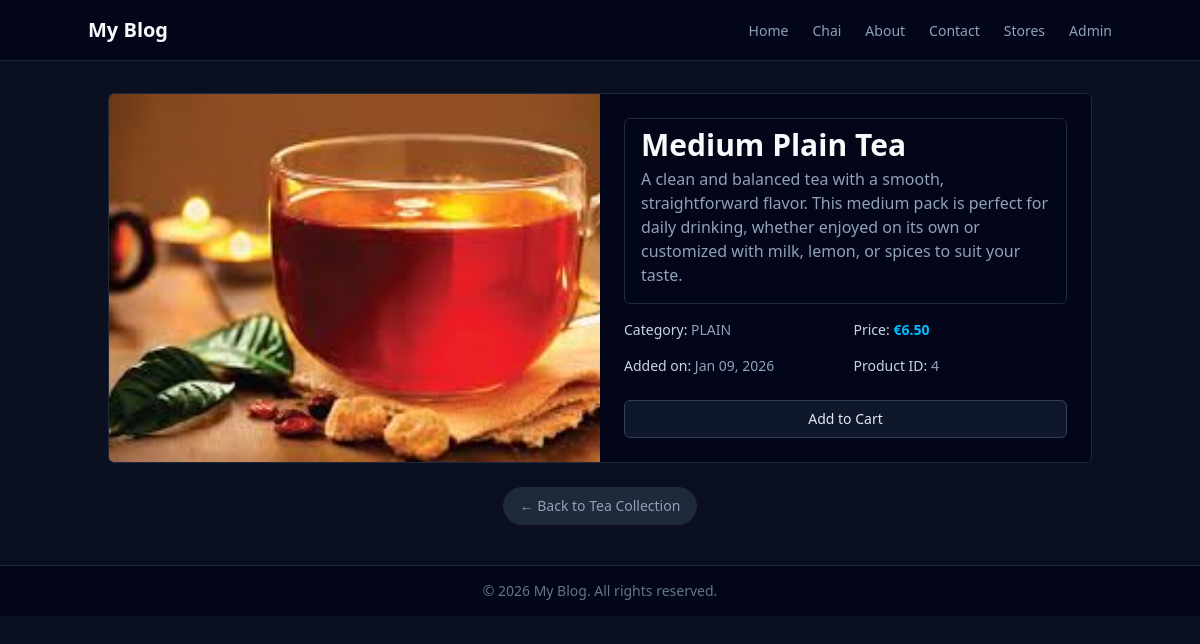
The page /chai/4/ on the database its author committed.
### chai/models.py (models this page shows, shortened)
class ChaiVariety(models.Model):
  CHAI_TYPE_CHOICE = [
    ('ML', "MASALA"),
    ('GR', "GINGER"),
    ('KL', "KIWI"),
    ('PL', "PLAIN"),
    ('EL', "ELAICHI"),
  ]
  name = models.CharField(max_length=100)
  image = models.ImageField(upload_to="chai/")
  date_added = models.DateTimeField(default=timezone.now)
  type = models.CharField(max_length=2, choices=CHAI_TYPE_CHOICE)
  price = models.DecimalField(max_digits=4,decimal_places=2, default=0.00)
  description = models.TextField(default="")

### chai/views.py (the view)
# urls.py: path('<int:chai_id>/', views.chai_detail, name='chai_detail'),
def chai_detail(request,chai_id):
  chai = get_object_or_404(ChaiVariety, pk=chai_id)
  return render(request, 'chai/chai_detail.html', {'chai':chai})

### chai/templates/chai/chai_detail.html (shortened to what this page needs)
{% extends "layout.html" %}
{% block content %}
<main class="max-w-5xl mx-auto mt-8 px-5">
	<section class="bg-slate-950 border border-slate-800 rounded-md overflow-hidden">
		<div class="grid grid-cols-1 md:grid-cols-2">
			<div class="h-full">
				<img
					src="{{ chai.image.url }}"
					alt="{{ chai.name }}"
					class="w-full h-full max-h-[420px] object-cover"
				/>
			</div>
			<div class="p-6 flex flex-col justify-between">
				<div class="space-y-4">
					<section class="bg-slate-950 border border-slate-800 rounded-md p-4 pt-2 mb-">
						<h1 class="text-slate-50 text-3xl font-semibold mb-1">
							{{ chai.name }}
						</h1>
						<p class="text-slate-400">
							{{ chai.description }}
						</p>
					</section>
					<div class="grid grid-cols-1 sm:grid-cols-2 gap-4 text-sm text-slate-400">
						<p>
							<span class="text-slate-300 font-medium">Category:</span>
							{{ chai.get_type_display }}
						</p>
						<p>
							<span class="text-slate-300 font-medium">Price:</span>
							<span class="text-sky-400 font-semibold">€{{ chai.price }}</span>
						</p>
						<p>
							<span class="text-slate-300 font-medium">Added on:</span>
							{{ chai.date_added|date:"M d, Y" }}
						</p>
						<p>
							<span class="text-slate-300 font-medium">Product ID:</span>
							{{ chai.id }}
						</p>
					</div>
				</div>
				<button
					type="button"
					class="mt-6 inline-flex w-full items-center justify-center rounded-md border border-slate-700 bg-slate-900 px-6 py-2 text-sm font-medium text-slate-200 hover:border-sky-400 hover:text-sky-100 hover:bg-slate-800 active:scale-[0.98] transition-all"
				>
					Add to Cart
				</button>
			</div>
		</div>
	</section>
<div class="flex justify-center">
	<a
		href="{% url 'all_chai' %}"
		class="mt-6 text-sm text-slate-400 hover:text-sky-400 transition-colors bg-gray-800 border-gray-800 border px-4 py-2 rounded-3xl hover:shadow-2xs hover:animate-pulse shadow-white "
	>
		← Back to Tea Collection
	</a>
</div>
</main>
{% endblock %}

### rows shown on the page
ChaiVariety: image (picture), name "Medium Plain Tea", description "A clean and balanced tea with a smooth, straightforward flavor. This medium pack is perfect for daily drinking, whether enjoyed on its own or customized with milk, lemon, or spices to suit your taste.", type "PLAIN", price "6.50", date_added "Jan 09, 2026", id "4"
